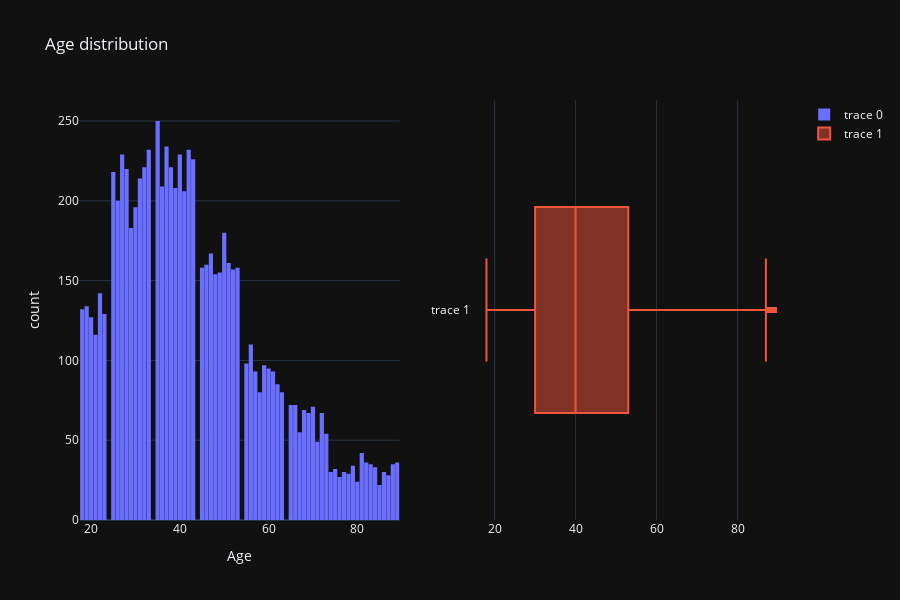

The code cell stored with this chart in its notebook:
### Code cell
createPlot(Data_train,"Age","Age distribution","Age","count")

### Figure 1 — Plotly figure (JSON) as saved in the notebook; plotly's stock layout.template omitted (floating-point values rounded to 4 significant figures; data arrays with more than 128 entries replaced by an {"elided": "..."} marker saying what was removed)
{"data": [{"marker": {"color": "#6a6fff"}, "type": "histogram", "x": {"elided": "8068 int values"}, "xaxis": "x", "yaxis": "y"}, {"type": "box", "x": {"elided": "8068 int values"}, "xaxis": "x2", "yaxis": "y2"}], "layout": {"bargap": 0.05, "height": 600, "title": {"text": "Age distribution"}, "width": 900, "xaxis": {"anchor": "y", "domain": [0, 0.45], "title": {"text": "Age"}}, "xaxis2": {"anchor": "y2", "domain": [0.55, 1]}, "yaxis": {"anchor": "x", "domain": [0, 1], "title": {"text": "count"}}, "yaxis2": {"anchor": "x2", "domain": [0, 1]}}}
